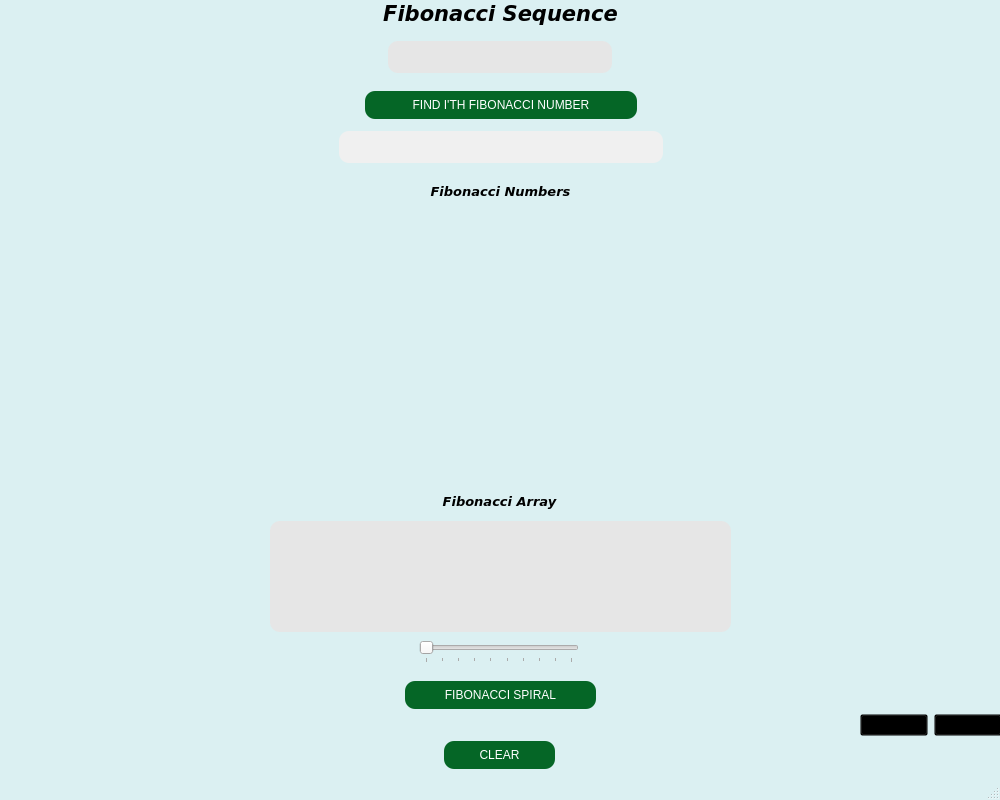
<?xml version="1.0" encoding="UTF-8"?>
<ui version="4.0">
 <class>FibonacciWindow</class>
 <widget class="QMainWindow" name="FibonacciWindow">
  <property name="geometry">
   <rect>
    <x>0</x>
    <y>0</y>
    <width>1000</width>
    <height>800</height>
   </rect>
  </property>
  <property name="minimumSize">
   <size>
    <width>1000</width>
    <height>800</height>
   </size>
  </property>
  <property name="maximumSize">
   <size>
    <width>1000</width>
    <height>800</height>
   </size>
  </property>
  <property name="windowTitle">
   <string>MainWindow</string>
  </property>
  <property name="styleSheet">
   <string notr="true">#FibonacciWindow{
background-color: rgb(219, 240, 242);
}</string>
  </property>
  <widget class="QWidget" name="centralwidget">
   <widget class="QWidget" name="layoutWidget">
    <property name="geometry">
     <rect>
      <x>0</x>
      <y>130</y>
      <width>1001</width>
      <height>34</height>
     </rect>
    </property>
    <layout class="QHBoxLayout" name="horizontalLayout_4">
     <item>
      <spacer name="horizontalSpacer_7">
       <property name="orientation">
        <enum>Qt::Horizontal</enum>
       </property>
       <property name="sizeHint" stdset="0">
        <size>
         <width>40</width>
         <height>20</height>
        </size>
       </property>
      </spacer>
     </item>
     <item>
      <widget class="QLabel" name="result">
       <property name="minimumSize">
        <size>
         <width>324</width>
         <height>32</height>
        </size>
       </property>
       <property name="maximumSize">
        <size>
         <width>324</width>
         <height>32</height>
        </size>
       </property>
       <property name="toolTip">
        <string>Nth Fibonacci Number</string>
       </property>
       <property name="styleSheet">
        <string notr="true">font: 10pt &quot;MS Shell Dlg 2&quot;;
background-color: rgb(240, 240, 240);
border-radius: 10px ;</string>
       </property>
       <property name="text">
        <string/>
       </property>
       <property name="alignment">
        <set>Qt::AlignCenter</set>
       </property>
      </widget>
     </item>
     <item>
      <spacer name="horizontalSpacer_8">
       <property name="orientation">
        <enum>Qt::Horizontal</enum>
       </property>
       <property name="sizeHint" stdset="0">
        <size>
         <width>40</width>
         <height>20</height>
        </size>
       </property>
      </spacer>
     </item>
    </layout>
   </widget>
   <widget class="QWidget" name="layoutWidget">
    <property name="geometry">
     <rect>
      <x>0</x>
      <y>0</y>
      <width>1001</width>
      <height>27</height>
     </rect>
    </property>
    <layout class="QHBoxLayout" name="horizontalLayout">
     <item>
      <spacer name="horizontalSpacer">
       <property name="orientation">
        <enum>Qt::Horizontal</enum>
       </property>
       <property name="sizeHint" stdset="0">
        <size>
         <width>48</width>
         <height>20</height>
        </size>
       </property>
      </spacer>
     </item>
     <item>
      <widget class="QLabel" name="label_5">
       <property name="font">
        <font>
         <family>Verdana</family>
         <pointsize>12</pointsize>
         <weight>75</weight>
         <bold>true</bold>
         <kerning>true</kerning>
        </font>
       </property>
       <property name="text">
        <string>&lt;html&gt;&lt;head/&gt;&lt;body&gt;&lt;p align=&quot;center&quot;&gt;&lt;span style=&quot; font-size:16pt; font-style:italic; color:#000000;&quot;&gt;Fibonacci Sequence&lt;/span&gt;&lt;/p&gt;&lt;/body&gt;&lt;/html&gt;</string>
       </property>
      </widget>
     </item>
     <item>
      <spacer name="horizontalSpacer_2">
       <property name="orientation">
        <enum>Qt::Horizontal</enum>
       </property>
       <property name="sizeHint" stdset="0">
        <size>
         <width>40</width>
         <height>20</height>
        </size>
       </property>
      </spacer>
     </item>
    </layout>
   </widget>
   <widget class="QWidget" name="layoutWidget">
    <property name="geometry">
     <rect>
      <x>3</x>
      <y>210</y>
      <width>991</width>
      <height>278</height>
     </rect>
    </property>
    <layout class="QHBoxLayout" name="horizontalLayout_5">
     <item>
      <spacer name="horizontalSpacer_11">
       <property name="orientation">
        <enum>Qt::Horizontal</enum>
       </property>
       <property name="sizeHint" stdset="0">
        <size>
         <width>40</width>
         <height>20</height>
        </size>
       </property>
      </spacer>
     </item>
     <item>
      <widget class="MplFib" name="MplFib" native="true">
       <property name="minimumSize">
        <size>
         <width>860</width>
         <height>276</height>
        </size>
       </property>
       <property name="maximumSize">
        <size>
         <width>860</width>
         <height>276</height>
        </size>
       </property>
       <property name="styleSheet">
        <string notr="true">background-color: rgba(0,0,0,0);</string>
       </property>
      </widget>
     </item>
     <item>
      <spacer name="horizontalSpacer_12">
       <property name="orientation">
        <enum>Qt::Horizontal</enum>
       </property>
       <property name="sizeHint" stdset="0">
        <size>
         <width>40</width>
         <height>20</height>
        </size>
       </property>
      </spacer>
     </item>
    </layout>
   </widget>
   <widget class="QWidget" name="layoutWidget">
    <property name="geometry">
     <rect>
      <x>0</x>
      <y>90</y>
      <width>1001</width>
      <height>30</height>
     </rect>
    </property>
    <layout class="QHBoxLayout" name="horizontalLayout_3">
     <item>
      <spacer name="horizontalSpacer_5">
       <property name="orientation">
        <enum>Qt::Horizontal</enum>
       </property>
       <property name="sizeHint" stdset="0">
        <size>
         <width>40</width>
         <height>20</height>
        </size>
       </property>
      </spacer>
     </item>
     <item>
      <widget class="QPushButton" name="findfibo_btn">
       <property name="minimumSize">
        <size>
         <width>272</width>
         <height>28</height>
        </size>
       </property>
       <property name="maximumSize">
        <size>
         <width>272</width>
         <height>28</height>
        </size>
       </property>
       <property name="toolTip">
        <string>Find nth Fibonacci Number</string>
       </property>
       <property name="styleSheet">
        <string notr="true">#findfibo_btn{
background-color: rgb(5, 102, 38);
font: 10pt &quot;MS Shell Dlg 2&quot; white;
border-radius: 10px ;
color: white;
}
#findfibo_btn:hover{
background-color:qlineargradient(spread:pad, x1:0, y1:0, x2:0.625, y2:0.761, stop:0 rgba(48, 33, 14, 255), stop:1 rgba(0, 108, 80, 255));
}</string>
       </property>
       <property name="text">
        <string>FIND I'TH FIBONACCI NUMBER</string>
       </property>
      </widget>
     </item>
     <item>
      <spacer name="horizontalSpacer_6">
       <property name="orientation">
        <enum>Qt::Horizontal</enum>
       </property>
       <property name="sizeHint" stdset="0">
        <size>
         <width>40</width>
         <height>20</height>
        </size>
       </property>
      </spacer>
     </item>
    </layout>
   </widget>
   <widget class="QWidget" name="layoutWidget">
    <property name="geometry">
     <rect>
      <x>0</x>
      <y>180</y>
      <width>1001</width>
      <height>23</height>
     </rect>
    </property>
    <layout class="QHBoxLayout" name="horizontalLayout_6">
     <item>
      <spacer name="horizontalSpacer_9">
       <property name="orientation">
        <enum>Qt::Horizontal</enum>
       </property>
       <property name="sizeHint" stdset="0">
        <size>
         <width>40</width>
         <height>20</height>
        </size>
       </property>
      </spacer>
     </item>
     <item>
      <widget class="QLabel" name="label_6">
       <property name="minimumSize">
        <size>
         <width>151</width>
         <height>21</height>
        </size>
       </property>
       <property name="maximumSize">
        <size>
         <width>151</width>
         <height>21</height>
        </size>
       </property>
       <property name="font">
        <font>
         <family>Verdana</family>
         <pointsize>12</pointsize>
         <weight>75</weight>
         <bold>true</bold>
         <kerning>true</kerning>
        </font>
       </property>
       <property name="text">
        <string>&lt;html&gt;&lt;head/&gt;&lt;body&gt;&lt;p align=&quot;center&quot;&gt;&lt;span style=&quot; font-size:10pt; font-style:italic; color:#000000;&quot;&gt;Fibonacci Numbers&lt;/span&gt;&lt;/p&gt;&lt;/body&gt;&lt;/html&gt;</string>
       </property>
      </widget>
     </item>
     <item>
      <spacer name="horizontalSpacer_10">
       <property name="orientation">
        <enum>Qt::Horizontal</enum>
       </property>
       <property name="sizeHint" stdset="0">
        <size>
         <width>40</width>
         <height>20</height>
        </size>
       </property>
      </spacer>
     </item>
    </layout>
   </widget>
   <widget class="QWidget" name="layoutWidget">
    <property name="geometry">
     <rect>
      <x>3</x>
      <y>640</y>
      <width>991</width>
      <height>24</height>
     </rect>
    </property>
    <layout class="QHBoxLayout" name="horizontalLayout_9">
     <item>
      <spacer name="horizontalSpacer_15">
       <property name="orientation">
        <enum>Qt::Horizontal</enum>
       </property>
       <property name="sizeHint" stdset="0">
        <size>
         <width>40</width>
         <height>20</height>
        </size>
       </property>
      </spacer>
     </item>
     <item>
      <widget class="QSlider" name="horizontalSlider">
       <property name="minimumSize">
        <size>
         <width>160</width>
         <height>22</height>
        </size>
       </property>
       <property name="maximumSize">
        <size>
         <width>160</width>
         <height>22</height>
        </size>
       </property>
       <property name="toolTip">
        <string>Set for Fibonacci spiral</string>
       </property>
       <property name="minimum">
        <number>1</number>
       </property>
       <property name="maximum">
        <number>10</number>
       </property>
       <property name="orientation">
        <enum>Qt::Horizontal</enum>
       </property>
       <property name="tickPosition">
        <enum>QSlider::TicksBelow</enum>
       </property>
       <property name="tickInterval">
        <number>1</number>
       </property>
      </widget>
     </item>
     <item>
      <spacer name="horizontalSpacer_16">
       <property name="orientation">
        <enum>Qt::Horizontal</enum>
       </property>
       <property name="sizeHint" stdset="0">
        <size>
         <width>40</width>
         <height>20</height>
        </size>
       </property>
      </spacer>
     </item>
    </layout>
   </widget>
   <widget class="QWidget" name="layoutWidget">
    <property name="geometry">
     <rect>
      <x>0</x>
      <y>680</y>
      <width>1001</width>
      <height>30</height>
     </rect>
    </property>
    <layout class="QHBoxLayout" name="horizontalLayout_10">
     <item>
      <spacer name="horizontalSpacer_17">
       <property name="orientation">
        <enum>Qt::Horizontal</enum>
       </property>
       <property name="sizeHint" stdset="0">
        <size>
         <width>40</width>
         <height>20</height>
        </size>
       </property>
      </spacer>
     </item>
     <item>
      <widget class="QPushButton" name="golden_spiral">
       <property name="minimumSize">
        <size>
         <width>191</width>
         <height>28</height>
        </size>
       </property>
       <property name="maximumSize">
        <size>
         <width>191</width>
         <height>28</height>
        </size>
       </property>
       <property name="toolTip">
        <string>See the Fibonacci Spiral</string>
       </property>
       <property name="styleSheet">
        <string notr="true">#golden_spiral{
background-color: rgb(5, 102, 38);
font: 10pt &quot;MS Shell Dlg 2&quot; white;
border-radius: 10px ;
color: white;
}
#golden_spiral:hover{
background-color:qlineargradient(spread:pad, x1:0, y1:0, x2:0.625, y2:0.761, stop:0 rgba(48, 33, 14, 255), stop:1 rgba(0, 108, 80, 255));
}</string>
       </property>
       <property name="text">
        <string>FIBONACCI SPIRAL</string>
       </property>
      </widget>
     </item>
     <item>
      <spacer name="horizontalSpacer_18">
       <property name="orientation">
        <enum>Qt::Horizontal</enum>
       </property>
       <property name="sizeHint" stdset="0">
        <size>
         <width>40</width>
         <height>20</height>
        </size>
       </property>
      </spacer>
     </item>
    </layout>
   </widget>
   <widget class="QWidget" name="layoutWidget">
    <property name="geometry">
     <rect>
      <x>-1</x>
      <y>40</y>
      <width>1001</width>
      <height>34</height>
     </rect>
    </property>
    <layout class="QHBoxLayout" name="horizontalLayout_2">
     <item>
      <spacer name="horizontalSpacer_3">
       <property name="orientation">
        <enum>Qt::Horizontal</enum>
       </property>
       <property name="sizeHint" stdset="0">
        <size>
         <width>40</width>
         <height>20</height>
        </size>
       </property>
      </spacer>
     </item>
     <item>
      <widget class="QLineEdit" name="n_number">
       <property name="minimumSize">
        <size>
         <width>224</width>
         <height>32</height>
        </size>
       </property>
       <property name="maximumSize">
        <size>
         <width>224</width>
         <height>32</height>
        </size>
       </property>
       <property name="toolTip">
        <string>Enter a number</string>
       </property>
       <property name="styleSheet">
        <string notr="true">background-color: rgb(230, 230, 230);
font: 10pt &quot;MS Shell Dlg 2&quot;;
border-radius: 10px ;</string>
       </property>
       <property name="text">
        <string/>
       </property>
       <property name="alignment">
        <set>Qt::AlignCenter</set>
       </property>
       <property name="placeholderText">
        <string/>
       </property>
      </widget>
     </item>
     <item>
      <spacer name="horizontalSpacer_4">
       <property name="orientation">
        <enum>Qt::Horizontal</enum>
       </property>
       <property name="sizeHint" stdset="0">
        <size>
         <width>40</width>
         <height>20</height>
        </size>
       </property>
      </spacer>
     </item>
    </layout>
   </widget>
   <widget class="QWidget" name="layoutWidget">
    <property name="geometry">
     <rect>
      <x>0</x>
      <y>520</y>
      <width>1001</width>
      <height>113</height>
     </rect>
    </property>
    <layout class="QHBoxLayout" name="horizontalLayout_8">
     <item>
      <spacer name="horizontalSpacer_13">
       <property name="orientation">
        <enum>Qt::Horizontal</enum>
       </property>
       <property name="sizeHint" stdset="0">
        <size>
         <width>40</width>
         <height>20</height>
        </size>
       </property>
      </spacer>
     </item>
     <item>
      <widget class="QLabel" name="fibonacci_series">
       <property name="minimumSize">
        <size>
         <width>461</width>
         <height>111</height>
        </size>
       </property>
       <property name="maximumSize">
        <size>
         <width>461</width>
         <height>111</height>
        </size>
       </property>
       <property name="toolTip">
        <string>Fibonacci Sequence</string>
       </property>
       <property name="styleSheet">
        <string notr="true">font: 10pt &quot;MS Shell Dlg 2&quot;;
background-color: rgb(230, 230, 230);
border-radius: 10px ;</string>
       </property>
       <property name="text">
        <string/>
       </property>
       <property name="alignment">
        <set>Qt::AlignCenter</set>
       </property>
      </widget>
     </item>
     <item>
      <spacer name="horizontalSpacer_14">
       <property name="orientation">
        <enum>Qt::Horizontal</enum>
       </property>
       <property name="sizeHint" stdset="0">
        <size>
         <width>40</width>
         <height>20</height>
        </size>
       </property>
      </spacer>
     </item>
    </layout>
   </widget>
   <widget class="QWidget" name="layoutWidget">
    <property name="geometry">
     <rect>
      <x>4</x>
      <y>720</y>
      <width>991</width>
      <height>70</height>
     </rect>
    </property>
    <layout class="QHBoxLayout" name="horizontalLayout_11">
     <item>
      <spacer name="horizontalSpacer_20">
       <property name="orientation">
        <enum>Qt::Horizontal</enum>
       </property>
       <property name="sizeHint" stdset="0">
        <size>
         <width>40</width>
         <height>20</height>
        </size>
       </property>
      </spacer>
     </item>
     <item>
      <widget class="QPushButton" name="clear_btn">
       <property name="minimumSize">
        <size>
         <width>111</width>
         <height>28</height>
        </size>
       </property>
       <property name="maximumSize">
        <size>
         <width>111</width>
         <height>28</height>
        </size>
       </property>
       <property name="toolTip">
        <string>Clear all values</string>
       </property>
       <property name="styleSheet">
        <string notr="true">#clear_btn{
background-color: rgb(5, 102, 38);
font: 10pt &quot;MS Shell Dlg 2&quot; white;
border-radius: 10px ;
color: white;
}
#clear_btn:hover{
background-color:qlineargradient(spread:pad, x1:0, y1:0, x2:0.625, y2:0.761, stop:0 rgba(48, 33, 14, 255), stop:1 rgba(0, 108, 80, 255));
}</string>
       </property>
       <property name="text">
        <string>CLEAR</string>
       </property>
      </widget>
     </item>
     <item>
      <spacer name="horizontalSpacer_19">
       <property name="orientation">
        <enum>Qt::Horizontal</enum>
       </property>
       <property name="sizeHint" stdset="0">
        <size>
         <width>40</width>
         <height>20</height>
        </size>
       </property>
      </spacer>
     </item>
    </layout>
   </widget>
   <widget class="QWidget" name="layoutWidget">
    <property name="geometry">
     <rect>
      <x>4</x>
      <y>490</y>
      <width>991</width>
      <height>23</height>
     </rect>
    </property>
    <layout class="QHBoxLayout" name="horizontalLayout_7">
     <item>
      <spacer name="horizontalSpacer_21">
       <property name="orientation">
        <enum>Qt::Horizontal</enum>
       </property>
       <property name="sizeHint" stdset="0">
        <size>
         <width>40</width>
         <height>20</height>
        </size>
       </property>
      </spacer>
     </item>
     <item>
      <widget class="QLabel" name="label_7">
       <property name="minimumSize">
        <size>
         <width>151</width>
         <height>21</height>
        </size>
       </property>
       <property name="maximumSize">
        <size>
         <width>151</width>
         <height>21</height>
        </size>
       </property>
       <property name="font">
        <font>
         <family>Verdana</family>
         <pointsize>12</pointsize>
         <weight>75</weight>
         <bold>true</bold>
         <kerning>true</kerning>
        </font>
       </property>
       <property name="text">
        <string>&lt;html&gt;&lt;head/&gt;&lt;body&gt;&lt;p align=&quot;center&quot;&gt;&lt;span style=&quot; font-size:10pt; font-style:italic; color:#000000;&quot;&gt;Fibonacci Array&lt;/span&gt;&lt;/p&gt;&lt;/body&gt;&lt;/html&gt;</string>
       </property>
      </widget>
     </item>
     <item>
      <spacer name="horizontalSpacer_22">
       <property name="orientation">
        <enum>Qt::Horizontal</enum>
       </property>
       <property name="sizeHint" stdset="0">
        <size>
         <width>40</width>
         <height>20</height>
        </size>
       </property>
      </spacer>
     </item>
    </layout>
   </widget>
   <widget class="QWidget" name="">
    <property name="geometry">
     <rect>
      <x>860</x>
      <y>690</y>
      <width>142</width>
      <height>70</height>
     </rect>
    </property>
    <layout class="QHBoxLayout" name="horizontalLayout_12">
     <item>
      <widget class="QPushButton" name="mic_btn">
       <property name="toolTip">
        <string>Speech Recognition</string>
       </property>
       <property name="styleSheet">
        <string notr="true">#mic_btn{background-color: rgba(0,0,0,0);}

#mic_btn:hover{
	background-color: qlineargradient(spread:pad, x1:0, y1:0.453136, x2:1, y2:0.523273, stop:0 rgba(104, 113, 138, 255), stop:1 rgba(215, 221, 232, 255));}</string>
       </property>
       <property name="text">
        <string/>
       </property>
       <property name="icon">
        <iconset resource="../resources.qrc">
         <normaloff>:/images/images/microphone.svg</normaloff>:/images/images/microphone.svg</iconset>
       </property>
       <property name="iconSize">
        <size>
         <width>50</width>
         <height>50</height>
        </size>
       </property>
      </widget>
     </item>
     <item>
      <widget class="QPushButton" name="back_btn">
       <property name="toolTip">
        <string>Back To Menu</string>
       </property>
       <property name="styleSheet">
        <string notr="true">#back_btn{background-color: rgba(0,0,0,0);}

#back_btn:hover{
	background-color: qlineargradient(spread:pad, x1:0, y1:0.453136, x2:1, y2:0.523273, stop:0 rgba(104, 113, 138, 255), stop:1 rgba(215, 221, 232, 255));}</string>
       </property>
       <property name="text">
        <string/>
       </property>
       <property name="icon">
        <iconset resource="../resources.qrc">
         <normaloff>:/images/images/home.svg</normaloff>:/images/images/home.svg</iconset>
       </property>
       <property name="iconSize">
        <size>
         <width>60</width>
         <height>60</height>
        </size>
       </property>
      </widget>
     </item>
    </layout>
   </widget>
  </widget>
  <widget class="QMenuBar" name="menubar">
   <property name="geometry">
    <rect>
     <x>0</x>
     <y>0</y>
     <width>1000</width>
     <height>21</height>
    </rect>
   </property>
  </widget>
  <widget class="QStatusBar" name="statusbar"/>
 </widget>
 <customwidgets>
  <customwidget>
   <class>MplFib</class>
   <extends>QWidget</extends>
   <header>mplfib.h</header>
   <container>1</container>
  </customwidget>
 </customwidgets>
 <resources>
  <include location="../resources.qrc"/>
 </resources>
 <connections/>
</ui>
